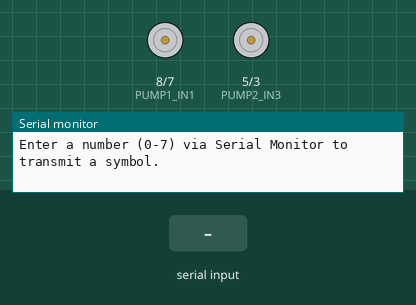
Recording of a sketch running on a simulated Arduino Uno, built with avr-gcc and run on an emulated ATmega328P. Parts: motor-driver pin pairs drawn as motors (green arrow = first pin HIGH = forward, orange = second pin HIGH = backward, longer = more drive, scaled by the enable pin), the last lines printed to the serial monitor. The inputs (shaded band) are chosen by the test bench.

Above: at 1.3 s.
1.4 s: "90,45\n" received over Serial
At 1.9 s:
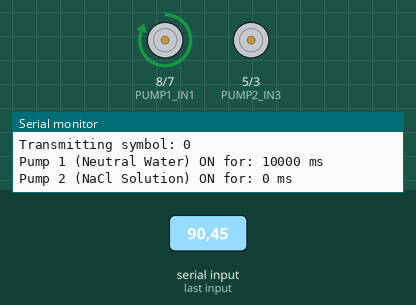
At 32.9 s:
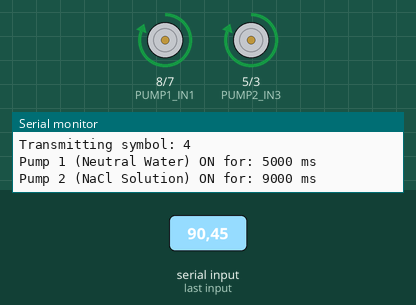
Timing chart, 0 to 33.2 s (numbered marks = the images above; inputs shaded):
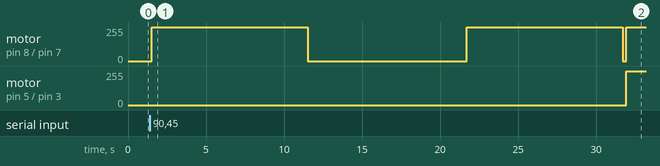

Measured:
- after the input at 1.4 s, motor on pin 8 (PUMP1_IN1) / pin 7 (PUMP1_IN2): goes forward 255/255 10.0 s, stopped 10.2 s, forward 255/255 10.0 s, stopped 0.23 s, then forward 255/255, starting after 0.12 s; motor on pin 5 (PUMP2_IN3) / pin 3 (PUMP2_IN4): stopped → forward 255/255 after 30.5 s

The sketch:

Arduino_molecular_communication.ino
```cpp
#define PUMP1_IN1 8
#define PUMP1_IN2 7
#define PUMP1_ENA 9

#define PUMP2_IN3 5
#define PUMP2_IN4 3
#define PUMP2_ENB 4

#define SALINITY_SENSOR_PIN A0

const int PROPAGATION_DELAY_MS = 8000;
const int SENSOR_READ_DELAY_MS = 2000;
const int FLUSH_DURATION_MS = 10000;

const float THRESHOLD_0_UPPER = 0.55;
const float THRESHOLD_1_UPPER = 0.920;
const float THRESHOLD_2_UPPER = 0.960;
const  float THRESHOLD_3_UPPER = 1.130;
const float THRESHOLD_4_UPPER = 1.300;
const float THRESHOLD_5_UPPER = 1.480;
const float THRESHOLD_6_UPPER = 1.526;

void setup() {
Serial.begin(9600);
Serial.println("Molecular Communication Testbed Initialized (6-Pin Control).");
Serial.println("Enter a number (0-7) via Serial Monitor to transmit a symbol.");
pinMode(PUMP1_IN1, OUTPUT);
pinMode(PUMP1_IN2, OUTPUT);
pinMode(PUMP1_ENA, OUTPUT);
pinMode(PUMP2_IN3, OUTPUT);
pinMode(PUMP2_IN4, OUTPUT);
  pinMode(PUMP2_ENB, OUTPUT);

  stopAllPumps();
  delay(100);
}

void loop() {
  if (Serial.available() > 0) {
    char inputChar = Serial.read();
    if (inputChar >= '0' && inputChar <= '7') {
      int symbol = inputChar - '0';
      transmitAndMeasure(symbol);
    } else {
      Serial.println("Invalid input. Please enter a number between 0 and 7.");
    }
  }
}

void transmitAndMeasure(int symbol) {
  Serial.println("-------------------------");
  Serial.print("Transmitting symbol: ");
  Serial.println(symbol);

  long pump1_duration = 0;
  long pump2_duration = 0;

  switch (symbol) {
    case 0: pump1_duration = 10000; pump2_duration = 0; break;
    case 1: pump1_duration = 7000;   pump2_duration = 3000; break;
    case 2: pump1_duration = 6000;   pump2_duration = 3000; break;
    case 3: pump1_duration = 5000;   pump2_duration = 8000; break;
    case 4: pump1_duration = 5000;   pump2_duration = 9000; break;
    case 5: pump1_duration = 5000;   pump2_duration = 11000; break;
    case 6: pump1_duration = 3000;   pump2_duration = 12300; break;
    case 7: pump1_duration = 0;      pump2_duration = 20000; break;
    default:
      Serial.println("Error: Unknown symbol for pump durations.");
      stopAllPumps();
      return;
  }

  Serial.print("Pump 1 (Neutral Water) ON for: ");
  Serial.print(pump1_duration);
  Serial.println(" ms");
  Serial.print("Pump 2 (NaCl Solution) ON for: ");
  Serial.print(pump2_duration);
  Serial.println(" ms");

  unsigned long startTime = millis();

  if (pump1_duration > 0) runPump1();
  if (pump2_duration > 0) runPump2();

  while (millis() - startTime < pump1_duration || millis() - startTime < pump2_duration) {
    if (millis() - startTime >= pump1_duration) stopPump1();
    if (millis() - startTime >= pump2_duration) stopPump2();
    delay(1);
  }

  stopAllPumps();
  Serial.println("Pumps stopped. Waiting for mixed solution to propagate to sensor...");
  delay(PROPAGATION_DELAY_MS);

  Serial.println("Reading sensor...");
  delay(SENSOR_READ_DELAY_MS);

  int sensorValue = analogRead(SALINITY_SENSOR_PIN);
  float voltage = sensorValue * (5.0 / 1023.0);

  Serial.print("Received Sensor Raw Value: ");
  Serial.print(sensorValue);
  Serial.print(" -> Measured Voltage: ");
  Serial.println(voltage, 3);

  int decodedSymbol = decodeSymbol(voltage);
  Serial.print("Decoded Symbol: ");
  Serial.println(decodedSymbol);
  Serial.print("Transmitted Symbol: ");
  Serial.println(symbol);

  if (decodedSymbol == symbol) {
      Serial.println("Decoding: SUCCESS!");
      Serial.println("Hello welcome to BIWIL Lab! Your data transmission is successful.");
  } else {
      Serial.println("Decoding: ERROR! (Mismatch)");
      Serial.println("Hello welcome to BIWIL Lab! Your data transfer has some error, please check.");
  }

  flushChannel();
  Serial.println("-------------------------\n");
  Serial.println("System ready for next symbol. Enter a number (0-7).");
}

int decodeSymbol(float voltage) {
  if (voltage < THRESHOLD_0_UPPER) {
    return 0;
  } else if (voltage < THRESHOLD_1_UPPER) {
    return 1;
  } else if (voltage < THRESHOLD_2_UPPER) {
    return 2;
  } else if (voltage < THRESHOLD_3_UPPER) {
    return 3;
  } else if (voltage < THRESHOLD_4_UPPER) {
    return 4;
  } else if (voltage < THRESHOLD_5_UPPER) {
    return 5;
  } else if (voltage < THRESHOLD_6_UPPER) {
    return 6;
  } else {
    return 7;
}
}
void flushChannel() {
Serial.println("Flushing channel with neutral water...");
runPump1();
delay(FLUSH_DURATION_MS);
stopPump1();
Serial.println("Flushing complete.");
}

void runPump1() {
digitalWrite(PUMP1_IN1, HIGH);
digitalWrite(PUMP1_IN2, LOW);
digitalWrite(PUMP1_ENA, HIGH);
}
void runPump2() {
digitalWrite(PUMP2_IN3, HIGH);
digitalWrite(PUMP2_IN4, LOW);
digitalWrite(PUMP2_ENB, HIGH);
}
void stopPump1() {
digitalWrite(PUMP1_ENA, LOW);
}
void stopPump2() {
digitalWrite(PUMP2_ENB, LOW);
}
void stopAllPumps() {
stopPump1();
stopPump2();    }
```
